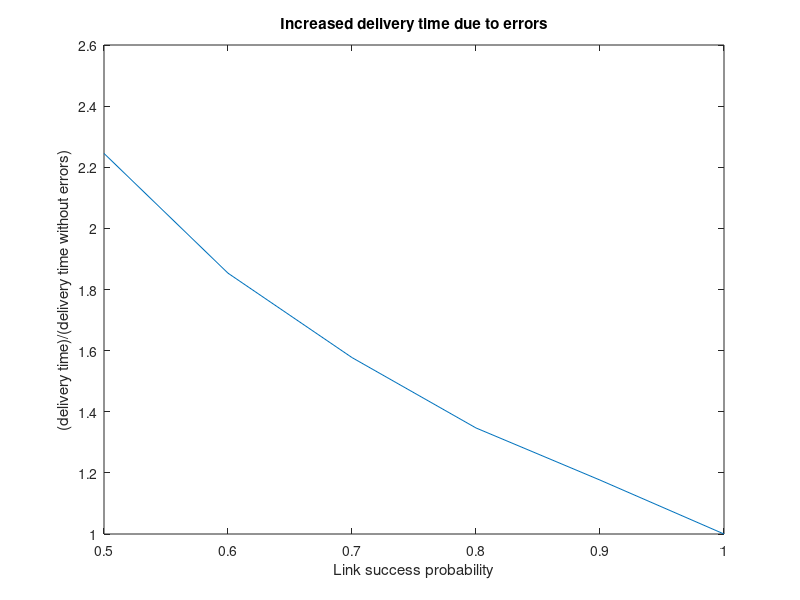
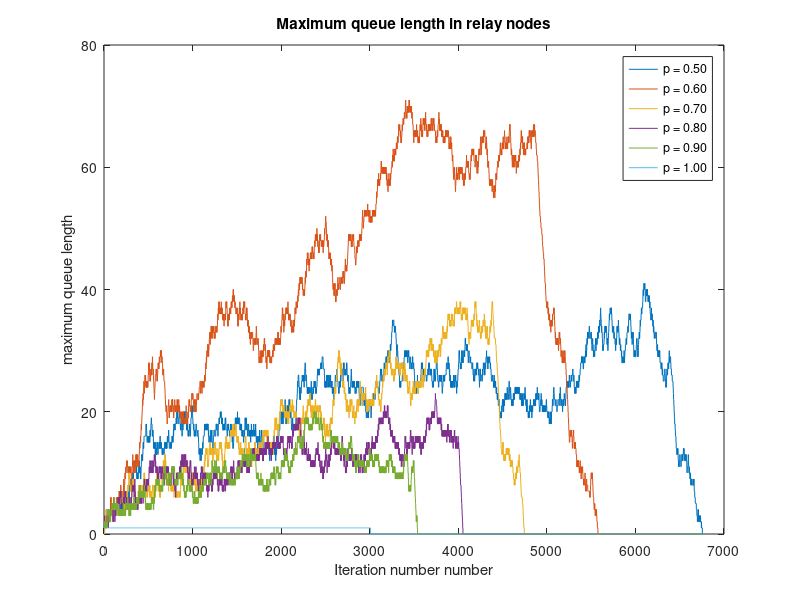
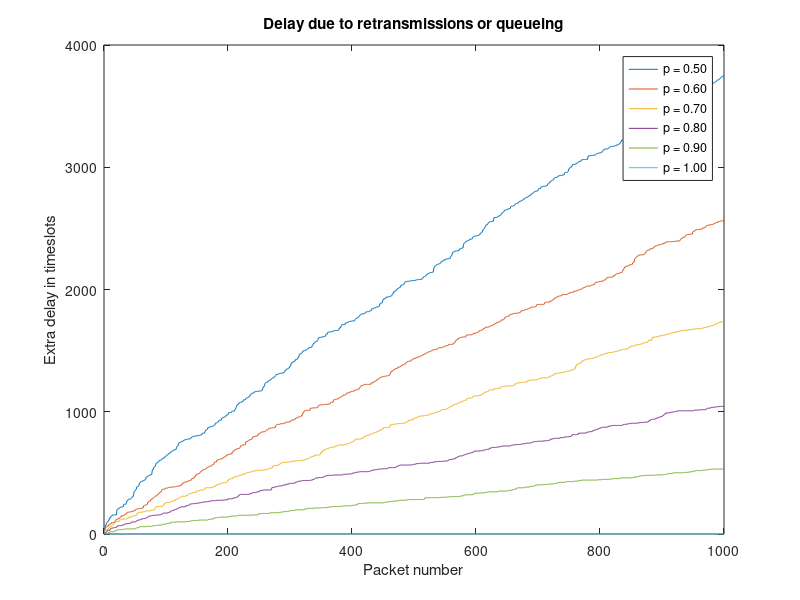
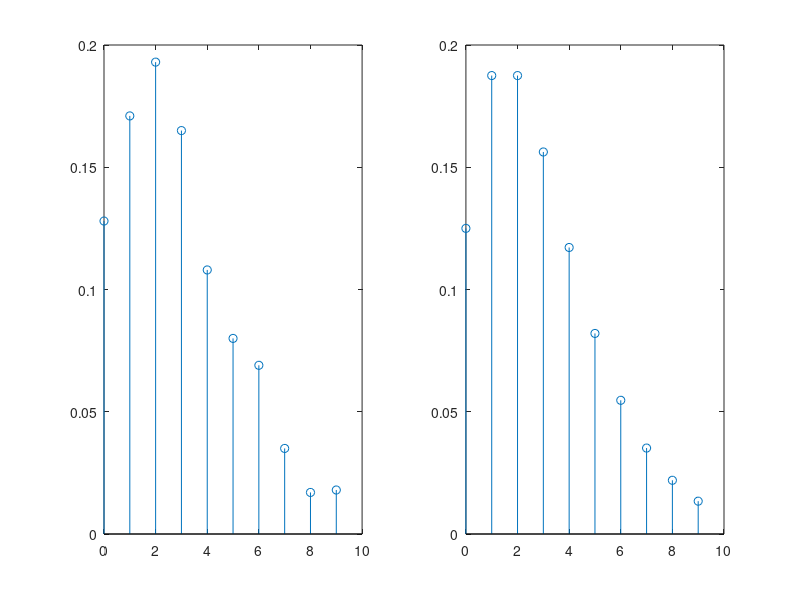

Write the MATLAB code that produced these figures, in order.
%% Delay and queue length in a fallible chain of nodes
function fallibleChain
clc,close all
% set(0,'defaultAxesFontSize',8)
% set(0,'defaultTextFontName','Calibri')
set(0,'defaultFigureWindowStyle','docked')
rand('state',0)
tic

boolPrint=0;

delete(sprintf('%sFig*',mfilename))
verbose = 0; % Print the results of each simulation?

N=12; %Number of nodes in the chain
p=0.5:.1:1; %Probability of successs
numPackets=1000;
buffQueue=zeros(10*numPackets,length(p));
delay=zeros(numPackets,length(p));
efi=zeros(1,length(p));
numIt = zeros(length(p),1);
rand('state',0)
for k=1:length(p)
	%[queueSize,efi(k),delay(:,k)] = simStd(N,p(k),numPackets,verbose);
	[delay(:,k),numIt(k),efi(k),queueSize] = simEng(N,p(k),numPackets,verbose);
	buffQueue(1:length(queueSize),k)=queueSize;
	leg(k,:)=sprintf('p = %1.2f',p(k));
end
% fprintf('\nEfficiency = %f\n',efi)
toc

figure,clf
plot(p,efi)
title('Increased delivery time due to errors')
ylabel('(delivery time)/(delivery time without errors)')
xlabel('Link success probability')
myPrint(boolPrint)

figure,clf
plot(buffQueue(1:max(numIt),:))
title('Maximum queue length in relay nodes')
ylabel('maximum queue length')
xlabel('Iteration number number')
legend(leg)
myPrint(boolPrint)

figure,clf
plot(delay)
legend(leg)
xlabel('Packet number')
ylabel('Extra delay in timeslots')
title('Delay due to retransmissions or queueing')
myPrint(boolPrint)


%%
% Simulate the number of retransmission necessary in a pipeline in which at
% each step one tries until one succeeeds. This random variable is a
% negative binomial distribution. I compare the simulation with the theory.
clear,clc
N = 3; % Number of hops
p = 0.5;
numSim = 1e3;
histo=zeros(1,100);
for nSim=1:numSim
    countHop=zeros(1,N);
    for k=1:N
        while rand > p
            countHop(k) = countHop(k)+1;
        end
    end
    countGlobal=sum(countHop);
    histo(countGlobal+1)=histo(countGlobal+1)+1;
end
histo=histo/numSim;
n=1:10;
figure,clf
subplot(1,2,1)
stem(n-1,histo(n))
y=nbinpdf(n-1,N,p);
subplot(1,2,2)
stem(n-1,y)
% hold on
% % E[Delay] if there were no queuing delays
% meanDelWithoutCol=N*(1-p)./p;
% plot(meanDelWithoutCol,'*')

%%
function [delay,numIt,efi,queueSize] = simEng(N,p,numPackets,verbose)

c = cell(1,N);
for k=2:N;
	c{k} = [];
end
c{1} = 1:numPackets;

numIt=0;
finished = 0;
timeArrival = zeros(1,numPackets);

maxNumIt = 100 * numPackets;
queueSize = zeros( 1 , maxNumIt );
while numIt < maxNumIt && ~finished
	numIt=numIt+1;
	for numNode = mod( numIt - 1, 3 ) + 1 : 3 :N
		if ~ isempty( c{numNode} ) % The node "numNode" has a packet in its buffer
			if rand < p % The transmission succeeded
				% Extract first packet from the queue (buffer,index)
				pkt = c{numNode}(1);
				c{numNode}(1) = [];
				if numNode == N % The packet reached the sink
					timeArrival(pkt) = numIt;
					if pkt == numPackets
						finished = 1;
					end
				else % The packet did not reach the sink
					c{numNode + 1}(end+1) = pkt;
				end
			end	% If the transmission failed, do nothing
		end
	end % All the nodes that could transmit have already done so
	if verbose
		fprintf('\nIteration %4d: ',numIt);
	end
	% Write the queue length in each buffer
	longestQueueSize = 0;
	for k=1:N
		qs = length( c{k} );
		if verbose
			fprintf( '%2d-', qs)
		end
		if qs > longestQueueSize && k~= 1
			longestQueueSize = qs;
		end
	end
	if verbose
		for k=1:N
			fprintf( '\nNode %d queue: ', k )
			fprintf( '%2d-', c{k} )
		end
		fprintf('\n')
	end
	queueSize(numIt) = longestQueueSize;
end
fprintf('\n Number of slots: %d\n', numIt)
if ~finished
	disp('Not all packets were shipped')
end
delay=timeArrival-N-(0:numPackets-1)*3;
%  stem( timeArrival )
% Efficiency, defined as the quotient between the number of slots that the
% system required and the minimum number of slots that we could achieve if
%  all transmissions succeeded.
efi = numIt/(N+(numPackets-1)*3);


function myPrint(bool)
if bool
stack=dbstack;%
callerFileName=stack(end).name;
fontN='Calibri';
fontS=8;
prop=struct('FontName','Calibri','FontSize',8);
set(gca,prop)
set(get(gca,'XLabel'),prop)
set(get(gca,'YLabel'),prop)
set(get(gca,'Title' ),prop)
set(gcf,'PaperUnits','centimeters', 'PaperPosition',[0 0 15 10])
print('-dpng',sprintf('%sFig%02d',callerFileName,gcf))
end